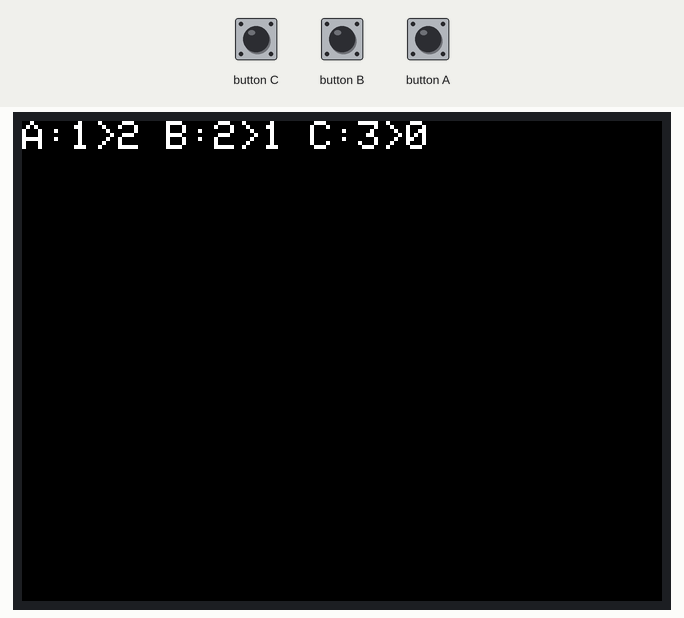
Simulated run of this sketch. Board: ESP32. On the bench: 320×240 colour display. Random numbers use the default seed unless the sketch sets one; no radio packets arrive unless stated; what the sketch prints to the serial monitor is not drawn.

Above: at 0.2 s.
At 3.4 s:
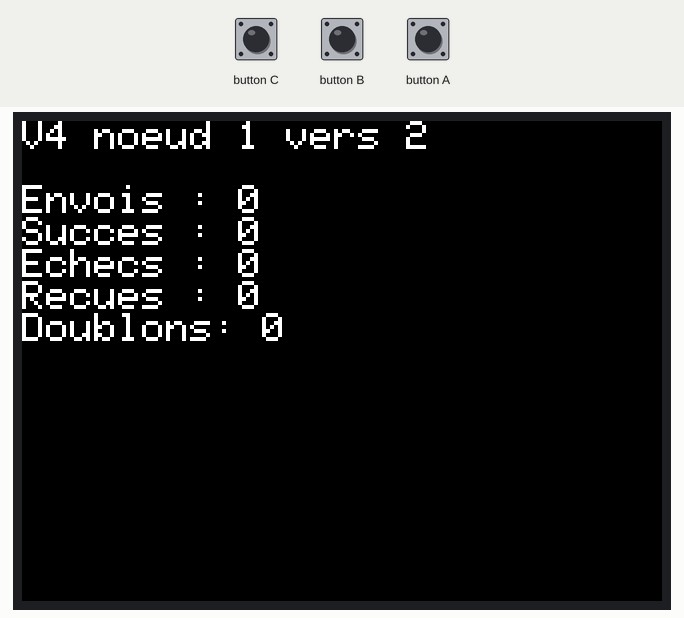
At 28.2 s:
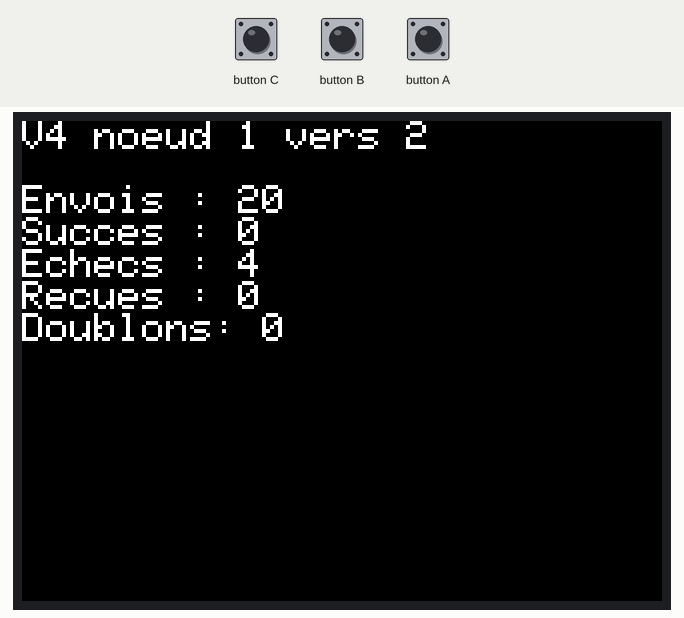
At 61.1 s:
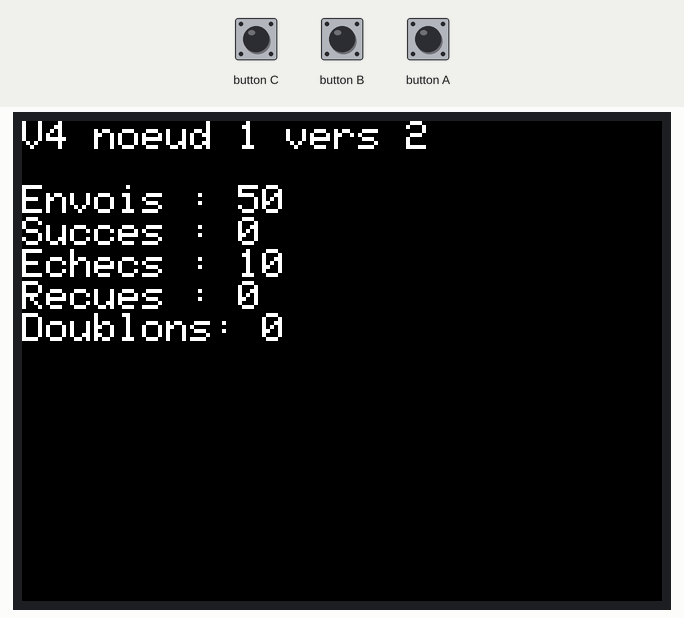
At 90.5 s:
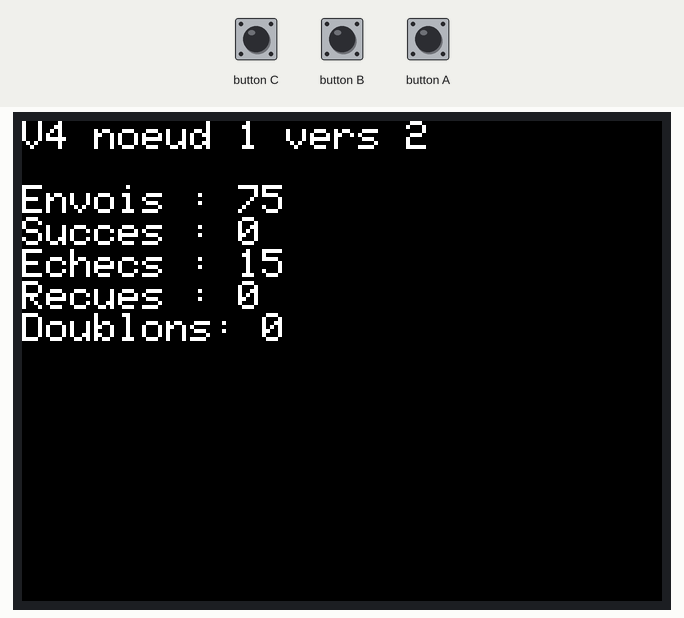
At 123.9 s:
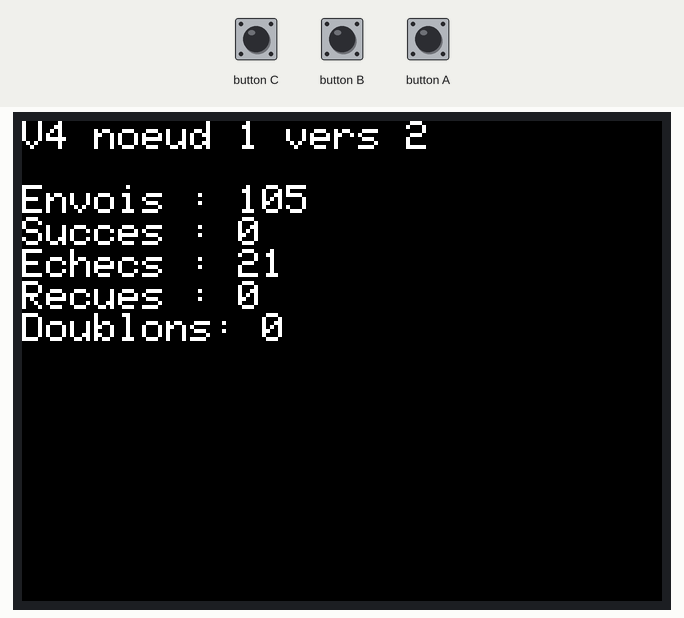

The sketch:

V4_T8_NOEUD.ino
```cpp
/* =====================================================================
   SAE32 - Vidéo 4 - TEST 8 : NOEUD ÉMETTEUR + RÉCEPTEUR - portage RH_RF95
   Base : Vidéo 4/Test 8/test Noeud Emetteur Recepteur.ino (Gabin)
   Sans donnée à émettre, le nœud reste en réception et acquitte (état E6).
   Les repères [P-x] renvoient à SAE32-Ameliorations-Code.md

   Au démarrage (3 s) : maintenir A pour le nœud 1 (vers 2), B pour le nœud 2
   (vers 1), C pour le nœud 3 (vers le puits 0).
   ===================================================================== */
#include <SPI.h>
#include <M5Stack.h>
#include <RH_RF95.h>

#define RFM95_CS   5
#define RFM95_DIO0 36
RH_RF95 rf95(RFM95_CS, RFM95_DIO0);

uint8_t rxbuf[RH_RF95_MAX_MESSAGE_LEN];
uint8_t txbuf[RH_RF95_MAX_MESSAGE_LEN];
uint8_t rxlen = RH_RF95_MAX_MESSAGE_LEN;
uint8_t state, TxSeq, credit, NewFrame;
uint16_t backoff, EIT;
uint8_t RxSeqSrc[16];               // dernier numéro reçu par émetteur
bool    dejaRecu[16];               // [P-14] Une première trame n°255 reste une trame neuve
uint32_t debutAttente, debutPause;
uint16_t dureePause;

#define E0 0
#define E1 1
#define E2 2
#define E3 3
#define E4 4
#define E5 5
#define E6 6                        // attente en réception, à la place de delay()
#define TYPE_DATA 1
#define TYPE_ACK 2
#define TAILLE_DATA 6
#define TAILLE_ACK 4
#define CREDIT_MAX 5
#define TIMEOUT_ACK 200
#define BACKOFF_MAX 1500
#define DELAI_RETOURNEMENT 5        // ms, à ajuster sur le matériel

// [P-15] Un nœud émet et reçoit : avec 5-99 ms, il n'écouterait presque jamais.
#define EIT_MIN 500
#define EIT_MAX 2000

uint8_t MyAdr = 1;
uint8_t DestAdr = 2;

uint32_t nbEnvois = 0, nbSucces = 0, nbEchecs = 0, nbRecues = 0, nbDoublons = 0;

void afficherTableau() {
  M5.Lcd.fillRect(0, 32, 320, 120, BLACK);
  M5.Lcd.setCursor(0, 32);
  M5.Lcd.printf("Envois : %lu\n", (unsigned long)nbEnvois);
  M5.Lcd.printf("Succes : %lu\n", (unsigned long)nbSucces);
  M5.Lcd.printf("Echecs : %lu\n", (unsigned long)nbEchecs);
  M5.Lcd.printf("Recues : %lu\n", (unsigned long)nbRecues);
  M5.Lcd.printf("Doublons: %lu\n", (unsigned long)nbDoublons);
}

void choisirAdresse() {
  M5.Lcd.println("A:1>2 B:2>1 C:3>0");
  uint32_t debut = millis();
  while (millis() - debut < 3000) {
    M5.update();
    if (M5.BtnA.isPressed()) { MyAdr = 1; DestAdr = 2; }
    if (M5.BtnB.isPressed()) { MyAdr = 2; DestAdr = 1; }
    if (M5.BtnC.isPressed()) { MyAdr = 3; DestAdr = 0; }
    delay(10);
  }
}

// Pause pendant laquelle le nœud reste capable de recevoir et d'acquitter.
void lancerPause(uint16_t duree) {
  debutPause = millis();
  dureePause = duree;
  rf95.setModeRx();
  state = E6;
}

void setup()
{
  M5.begin();
  M5.Power.begin();
  M5.Lcd.setTextSize(2);
  choisirAdresse();
  M5.Lcd.fillScreen(BLACK);
  M5.Lcd.setCursor(0, 0);
  M5.Lcd.printf("V4 noeud %u vers %u\n", MyAdr, DestAdr);

  if (!rf95.init()) {
    M5.Lcd.println("Init radio ECHEC");
    while (true) delay(1000);
  }
  rf95.setModemConfig(RH_RF95::Bw125Cr45Sf128);
  rf95.setFrequency(867.7);
  rf95.setTxPower(8);

  state = E0;
  TxSeq = 0; credit = CREDIT_MAX;
  for (uint8_t i = 0; i < 16; i++) dejaRecu[i] = false;
  NewFrame = 1;
  randomSeed(esp_random() ^ (uint32_t)(ESP.getEfuseMac() >> 24));
  afficherTableau();
}

void loop() {
switch (state)
{
  case E0:
    if (NewFrame == 1)      // nouvelle donnée : elle arrivera après l'EIT
    {
      EIT = random(EIT_MIN, EIT_MAX);
      Serial.printf("EIT : %u\n", EIT);
      NewFrame = 0;
      lancerPause(EIT);
      break;
    }
    txbuf[0] = MyAdr;
    txbuf[1] = DestAdr;
    txbuf[2] = TYPE_DATA;
    txbuf[3] = TxSeq;
    txbuf[4] = 0xAA;
    txbuf[5] = 0x55;
    rf95.send(txbuf, TAILLE_DATA);
    rf95.waitPacketSent();
    nbEnvois++;
    credit--;
    state = E1;
    break;

  case E6:                  // réception tant qu'il n'y a rien à émettre
    if (millis() - debutPause >= dureePause) { state = E0; break; }
    rxlen = RH_RF95_MAX_MESSAGE_LEN;
    if (rf95.recv(rxbuf, &rxlen))
    {
      if ((rxlen == TAILLE_DATA) && (rxbuf[2] == TYPE_DATA) && (rxbuf[1] == MyAdr) && (rxbuf[0] < 16))
      {
        uint8_t src = rxbuf[0];
        if (!dejaRecu[src] || (RxSeqSrc[src] != rxbuf[3]))
        {
          dejaRecu[src] = true;
          RxSeqSrc[src] = rxbuf[3];
          nbRecues++;
        }
        else nbDoublons++;

        // [P-21] L'autre nœud vient de finir d'émettre : on le laisse repasser en écoute.
        delay(DELAI_RETOURNEMENT);
        txbuf[0] = MyAdr;    // ACK d'abord, écran ensuite
        txbuf[1] = rxbuf[0];
        txbuf[2] = TYPE_ACK;
        txbuf[3] = rxbuf[3];
        rf95.send(txbuf, TAILLE_ACK);
        rf95.waitPacketSent();
        afficherTableau();
      }
      rf95.setModeRx();
    }
    break;

  case E1:
    debutAttente = millis();
    rf95.setModeRx();
    state = E3;
    break;

  case E2:
    rf95.setModeRx();
    state = E3;
    break;

  case E3:
    // Limite à citer à l'oral : pendant cette attente, une DATA reçue n'est pas
    // acquittée. Son émetteur réémettra plus tard.
    if (millis() - debutAttente > TIMEOUT_ACK)
    { state = E5; }
    else
    {
      rxlen = RH_RF95_MAX_MESSAGE_LEN;
      if (rf95.recv(rxbuf, &rxlen))
      {
        if ((rxlen == TAILLE_ACK) && (rxbuf[2] == TYPE_ACK) && (rxbuf[3] == TxSeq) &&
            (rxbuf[1] == MyAdr) && (rxbuf[0] == DestAdr))
        { state = E4; }
        else state = E2;
      }
    }
    break;

  case E4:
    nbSucces++;
    state = E0; TxSeq++; credit = CREDIT_MAX;
    NewFrame = 1;
    afficherTableau();
    break;

  case E5:
    if (credit == 0)
    {
      nbEchecs++;
      state = E0; NewFrame = 1;
      credit = CREDIT_MAX; TxSeq++;
      afficherTableau();
    }
    else
    {
      // [P-16] delay() rendrait le nœud sourd : il n'acquitterait plus personne
      // pendant son backoff. On attend donc dans E6, radio en réception.
      backoff = random(0, BACKOFF_MAX);
      lancerPause(backoff);
    }
    break;

  default:
    state = E0;
    break;
}
}
```

Measured:
- what the display in image 1 shows lasts 5.3 s, from 3.3 s to 8.6 s
- what the display in image 2 shows lasts 6.8 s, from 28.1 s to 34.9 s
- what the display in image 3 shows lasts 6.2 s, from 61.0 s to 67.2 s
- what the display in image 4 shows lasts 6.5 s, from 90.4 s to 96.9 s
- what the display in image 5 shows lasts 4.9 s, from 123.9 s to 128.8 s
